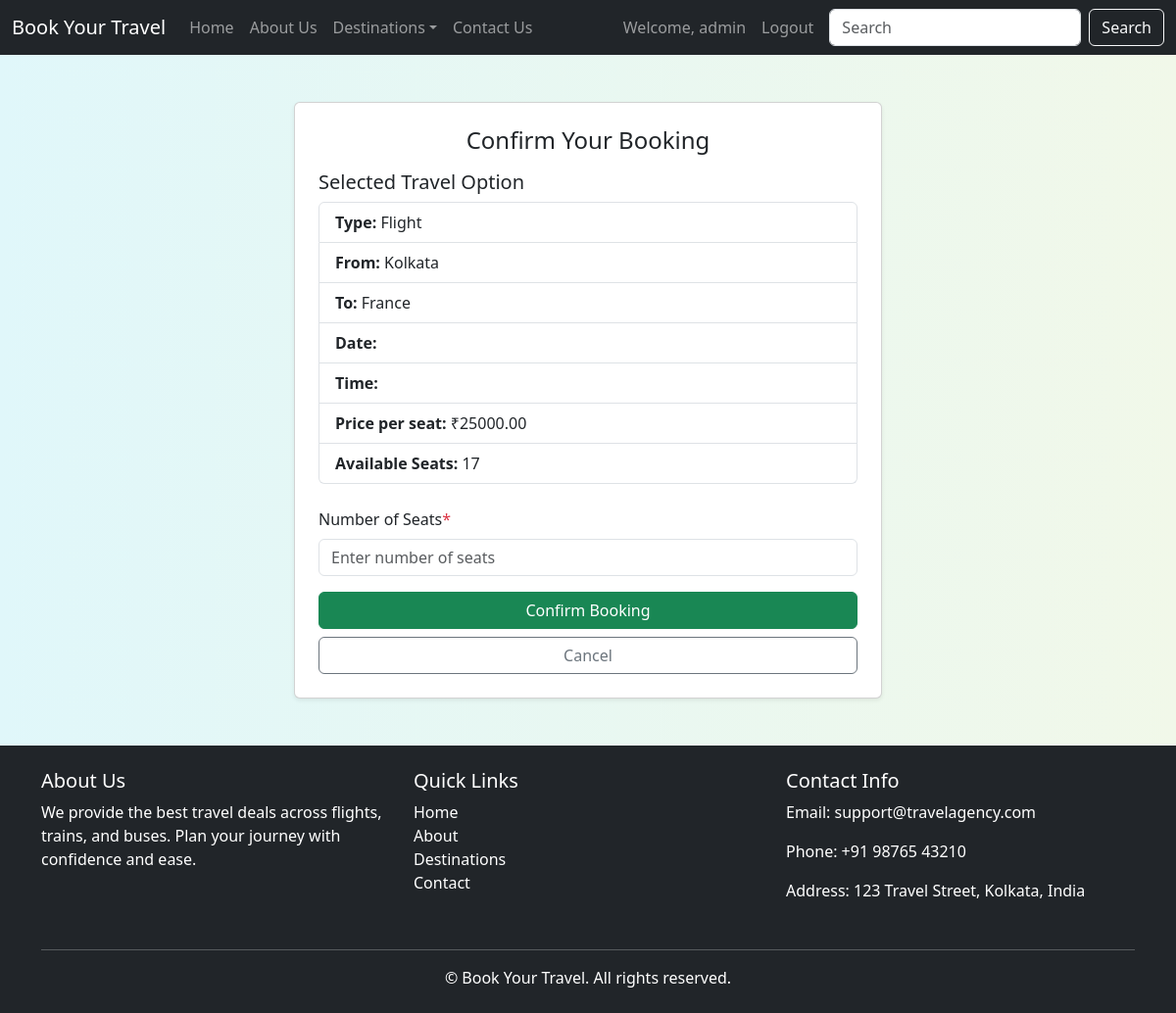
The page /book/1/ (signed in) on the database as committed earlier.
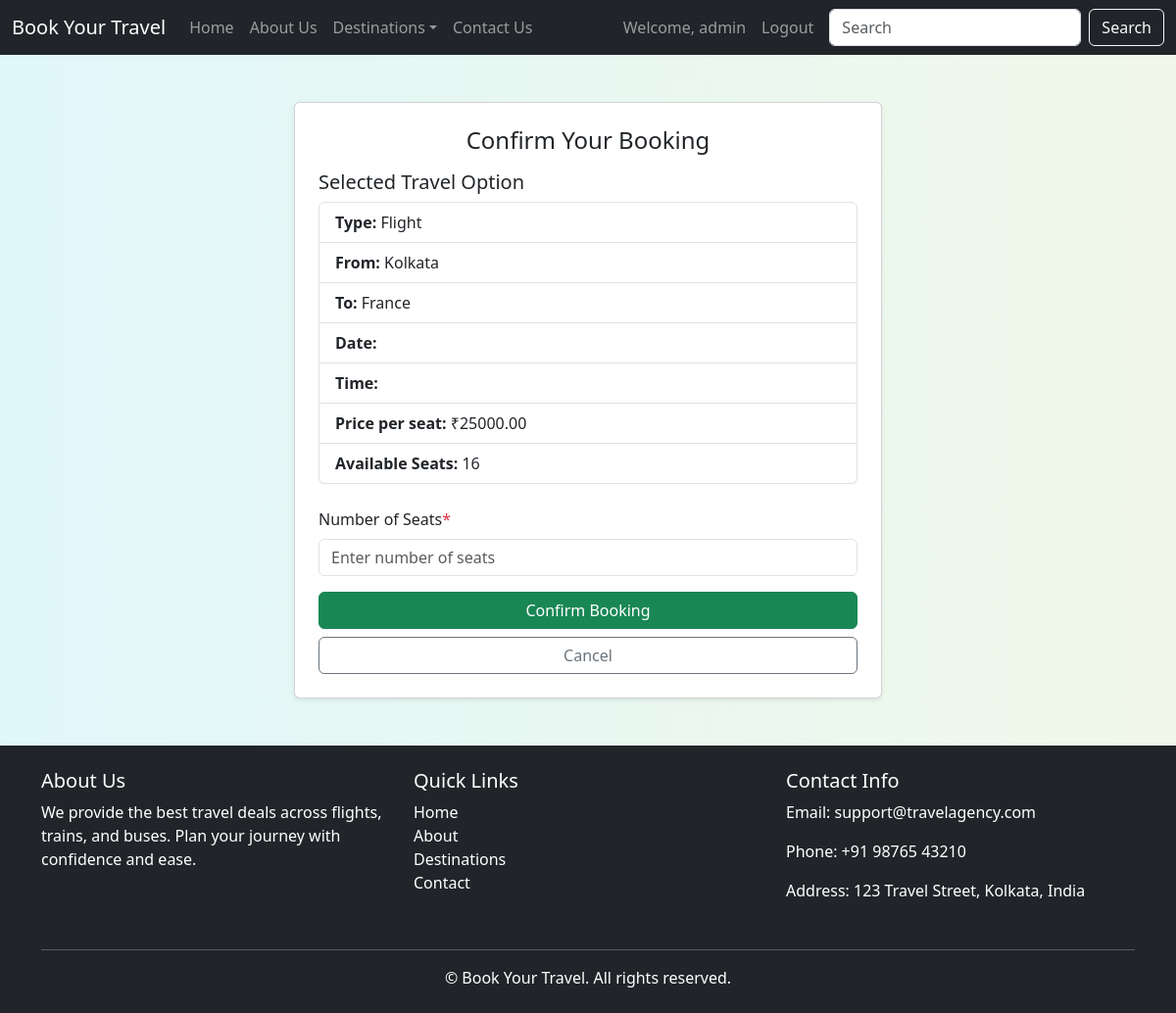
The same page on the database as committed later.
### booking/models.py (models this page shows, shortened)
class TravelOption(models.Model):
    TRAVEL_TYPES = [
        ('Flight', 'Flight'),
        ('Train', 'Train'),
        ('Bus', 'Bus'),
    ]
    travel_id = models.AutoField(primary_key=True)
    travel_type = models.CharField(max_length=10, choices=TRAVEL_TYPES)
    source = models.CharField(max_length=100)
    destination = models.CharField(max_length=100)
    datetime = models.DateTimeField()
    price = models.DecimalField(max_digits=10, decimal_places=2)
    available_seats = models.PositiveIntegerField()

### booking/views.py (the view)
# urls.py: path('book/<int:travel_id>/', views.book_travel_option, name='book_travel_option'),
@login_required
def book_travel_option(request, travel_id):
    travel_option = get_object_or_404(TravelOption, pk=travel_id)
    if request.method == 'POST':
        form = BookingForm(request.POST)
        if form.is_valid():
            booking = form.save(commit=False)
            booking.user = request.user
            booking.travel_option = travel_option
            booking.total_price = travel_option.price * booking.number_of_seats
            if booking.number_of_seats > travel_option.available_seats:
                form.add_error('number_of_seats', 'Not enough seats available.')
            else:
                booking.save()
                travel_option.available_seats -= booking.number_of_seats
                travel_option.save()
                return redirect('booking_success')
    else:
        form = BookingForm()
    return render(request, 'book_travel.html', {
        'form': form,
        'travel_option': travel_option
    })

### booking/forms.py
class BookingForm(forms.ModelForm):
    class Meta:
        model = Booking
        fields = ['number_of_seats']
    def __init__(self, *args, **kwargs):
        super(BookingForm, self).__init__(*args, **kwargs)
        self.fields['number_of_seats'].widget.attrs.update({
            'class': 'form-control',
            'placeholder': 'Enter number of seats'
        })

### templates/book_travel.html (shortened to what this page needs)
{% extends "base.html" %}
{% block body %}
<div class="container mt-5">
  <div class="card shadow-sm p-4" style="max-width: 600px; margin: auto;">
    <h4 class="mb-3 text-center">Confirm Your Booking</h4>
    <div class="mb-4">
      <h5>Selected Travel Option</h5>
      <ul class="list-group">
        <li class="list-group-item"><strong>Type:</strong> {{ travel_option.travel_type }}</li>
        <li class="list-group-item"><strong>From:</strong> {{ travel_option.source }}</li>
        <li class="list-group-item"><strong>To:</strong> {{ travel_option.destination }}</li>
        <li class="list-group-item"><strong>Date:</strong> {{ travel_option.departure_date }}</li>
        <li class="list-group-item"><strong>Time:</strong> {{ travel_option.departure_time }}</li>
        <li class="list-group-item"><strong>Price per seat:</strong> ₹{{ travel_option.price }}</li>
        <li class="list-group-item"><strong>Available Seats:</strong> {{ travel_option.available_seats }}</li>
      </ul>
    </div>
    <form method="POST">
      <div class="mb-3">
        <label for="id_number_of_seats" class="form-label">Number of Seats<span class="text-danger">*</span></label>
        {{ form.number_of_seats }}
      </div>
      <div class="d-grid gap-2">
        <button type="submit" class="btn btn-success">Confirm Booking</button>
        <a href="{% url 'list_travel_options' %}" class="btn btn-outline-secondary">Cancel</a>
      </div>
    </form>
  </div>
</div>
{% endblock %}

Rows that differ between the two databases and show on the page:
changed TravelOption "Flight": available_seats "17" → "16"
